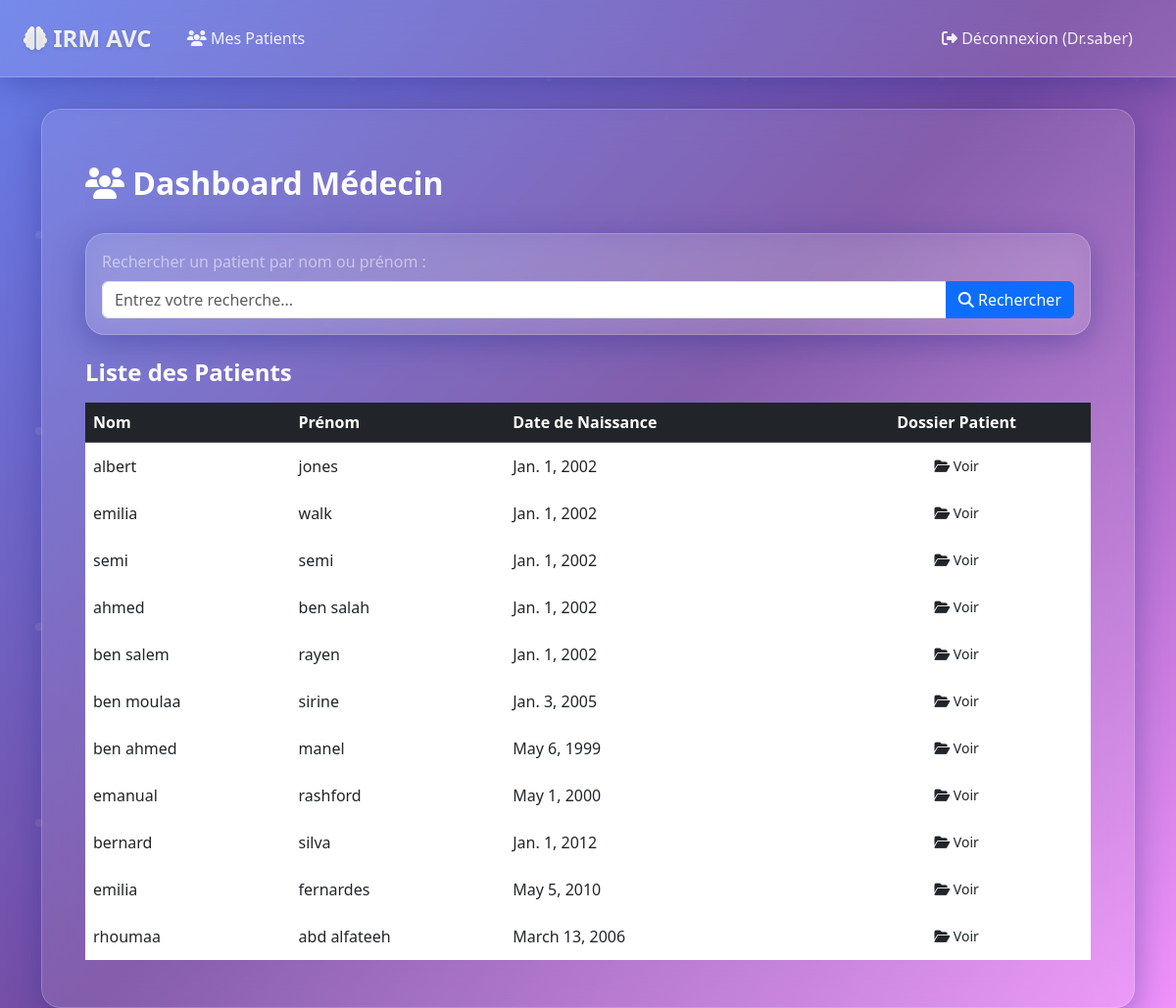
The page /medecin/dashboard/ (signed in) on the database its author committed.
### accounts/models.py (models this page shows, shortened)
class CustomUser(AbstractUser):
    ROLE_CHOICES = [
        ('superviseur', 'Superviseur'),
        ('medecin', 'Médecin'),
        ('radiologue', 'Radiologue'),
    ]
    role = models.CharField(
        max_length=20,
        choices=ROLE_CHOICES,
        default='medecin'
    )
    groups = models.ManyToManyField(
        'auth.Group',
        verbose_name='groups',
        blank=True,
        help_text='The groups this user belongs to.',
        related_name='customuser_set',
        related_query_name='user',
    )
    user_permissions = models.ManyToManyField(
        'auth.Permission',
        verbose_name='user permissions',
        blank=True,
        help_text='Specific permissions for this user.',
        related_name='customuser_set',
        related_query_name='user',
    )

### viewer/models.py (models this page shows, shortened)
class Patient(models.Model):
    nom = models.CharField(max_length=100)
    prenom = models.CharField(max_length=100)
    date_naissance = models.DateField()
    genre = models.CharField(max_length=10, choices=[('Homme', 'Homme'), ('Femme', 'Femme')])
    telephone = models.CharField(max_length=15, blank=True)
    adresse = models.TextField(blank=True)
    date_creation = models.DateTimeField(auto_now_add=True)

### viewer/views.py (the view)
# urls.py: path('medecin/dashboard/', medecin_dashboard, name='medecin_dashboard'),
@user_passes_test(lambda u: u.role == 'medecin')
def medecin_dashboard(request):
    query = request.GET.get('q')
    patients = Patient.objects.filter(Q(nom__icontains=query) | Q(prenom__icontains=query)) if query else Patient.objects.all()
    return render(request, 'medecin/dashboard.html', {'patients': patients})

### viewer/templates/medecin/dashboard.html
{% extends 'viewer/base.html' %}
{% block content %}
<div class="container mt-4">
    <div class="d-flex justify-content-between align-items-center mb-4">
        <h2 class="gradient-text"><i class="fas fa-users"></i> Dashboard Médecin</h2>
    </div>
    <div class="card card-body mb-4">
        <form method="get" action="{% url 'medecin_dashboard' %}">
            <p class="text-white-50 mb-2">Rechercher un patient par nom ou prénom :</p>
            <div class="input-group">
                <input type="text" name="q" class="form-control" placeholder="Entrez votre recherche..." value="{{ request.GET.q | default:'' }}">
                <button class="btn btn-primary" type="submit">
                    <i class="fas fa-search"></i> Rechercher
                </button>
            </div>
        </form>
    </div>
    <h4 class="gradient-text mb-3">Liste des Patients</h4>
    <div class="table-responsive">
        <table class="table table-hover">
            <thead class="table-dark">
                <tr>
                    <th scope="col">Nom</th>
                    <th scope="col">Prénom</th>
                    <th scope="col">Date de Naissance</th>
                    <th scope="col" class="text-center">Dossier Patient</th>
                </tr>
            </thead>
            <tbody>
                {% for patient in patients %}
                <tr>
                    <td>{{ patient.nom }}</td>
                    <td>{{ patient.prenom }}</td>
                    <td>{{ patient.date_naissance }}</td>
                    <td class="text-center">
                        <a href="{% url 'patient_detail' patient.id %}" class="btn btn-glass btn-sm">
                            <i class="fas fa-folder-open"></i> Voir
                        </a>
                    </td>
                </tr>
                {% empty %}
                <tr>
                    <td colspan="4" class="text-center py-4">
                        <p class="mb-0 text-white-50">Aucun patient trouvé.</p>
                    </td>
                </tr>
                {% endfor %}
            </tbody>
        </table>
    </div>
</div>
{% endblock %}

### viewer/templates/viewer/base.html (shortened to what this page needs)
<!DOCTYPE html>
<html lang="fr">
<head>
    <link href="https://cdn.jsdelivr.net/npm/bootstrap@5.3.0/dist/css/bootstrap.min.css" rel="stylesheet">
    <link href="https://cdnjs.cloudflare.com/ajax/libs/font-awesome/6.4.0/css/all.min.css" rel="stylesheet">
    <link rel="stylesheet" type="text/css" href="https://raw.githack.com/rii-mango/Papaya/master/release/current/standard/papaya.css" />
    <link rel="stylesheet" href="https://cdn.jsdelivr.net/npm/@recogito/annotorious@2.7.13/dist/annotorious.min.css">
</head>
<body>
    <nav class="navbar navbar-expand-lg navbar-dark">
        <div class="container-fluid px-4">
            <a class="navbar-brand" href="{% url 'login' %}"><i class="fas fa-brain"></i> IRM AVC</a>
            <div class="collapse navbar-collapse" id="navbarNav">
                <ul class="navbar-nav me-auto mb-2 mb-lg-0">
                    {% if user.is_authenticated and user.role == 'medecin' %}
                    <li class="nav-item"><a class="nav-link position-relative" href="{% url 'medecin_dashboard' %}"><i class="fas fa-users"></i> Mes Patients</a></li>
                    {% endif %}
                </ul>
                <ul class="navbar-nav">
                    {% if user.is_authenticated %}
                    <li class="nav-item"><a class="nav-link position-relative" href="{% url 'logout' %}"><i class="fas fa-sign-out-alt"></i> Déconnexion ({{ user.username }})</a></li>
                    {% else %}
                    <li class="nav-item"><a class="nav-link position-relative" href="{% url 'login' %}"><i class="fas fa-sign-in-alt"></i> Connexion</a></li>
                    {% endif %}
                </ul>
            </div>
        </div>
    </nav>
    <div class="container main-content">
        <div class="glass-container">
            {% block content %}{% endblock %}
        </div>
    </div>
</body>
</html>

### viewer/templates/viewer/base.html (style rules this page uses)
:root { --primary-gradient: linear-gradient(135deg, #667eea 0%, #764ba2 100%); --secondary-gradient: linear-gradient(135deg, #f093fb 0%, #f5576c 100%); --dark-gradient: linear-gradient(135deg, #2c3e50 0%, #34495e 100%); --glass-bg: rgba(255, 255, 255, 0.1); --glass-border: rgba(255, 255, 255, 0.2); --shadow: 0 8px 32px 0 rgba(31, 38, 135, 0.37); --text-gradient: linear-gradient(135deg, #667eea, #764ba2); }
* { margin: 0; padding: 0; box-sizing: border-box; }
body { background: linear-gradient(135deg, #667eea 0%, #764ba2 50%, #f093fb 100%); background-attachment: fixed; min-height: 100vh; font-family: 'Segoe UI', Tahoma, Geneva, Verdana, sans-serif; }
body::before { content: ''; position: fixed; top: 0; left: 0; width: 100%; height: 100%; background-size: 200px 200px; pointer-events: none; z-index: 0; }
.navbar { background: rgba(255, 255, 255, 0.1) !important; backdrop-filter: blur(20px); border-bottom: 1px solid rgba(255, 255, 255, 0.2); box-shadow: 0 8px 32px 0 rgba(31, 38, 135, 0.37); padding: 1rem 0; position: relative; z-index: 1000; }
.navbar-brand { font-weight: 700; font-size: 1.5rem; background: linear-gradient(135deg, #fff, #f8f9fa); -webkit-background-clip: text; -webkit-text-fill-color: transparent; text-shadow: 0 2px 4px rgba(0,0,0,0.1); transition: all 0.3s ease; }
.nav-link { color: rgba(255, 255, 255, 0.9) !important; font-weight: 500; padding: 0.5rem 1rem !important; border-radius: 25px; transition: all 0.3s ease; margin: 0 0.2rem; background: transparent; border: 1px solid transparent; }
.glass-container { background: rgba(255, 255, 255, 0.1); backdrop-filter: blur(20px); border-radius: 20px; border: 1px solid rgba(255, 255, 255, 0.2); box-shadow: 0 8px 32px 0 rgba(31, 38, 135, 0.37); margin-top: 2rem; padding: 2rem; position: relative; z-index: 100; }
.gradient-text { background: linear-gradient(135deg, #fff, #f8f9fa); -webkit-background-clip: text; -webkit-text-fill-color: transparent; font-weight: 700; }
.card { background: rgba(255, 255, 255, 0.1); backdrop-filter: blur(15px); border: 1px solid rgba(255, 255, 255, 0.2); border-radius: 20px; box-shadow: 0 8px 32px 0 rgba(31, 38, 135, 0.37); transition: all 0.3s ease; }
.table { color: #e9ecef; }
.table td, .table th { border-color: rgba(255, 255, 255, 0.2) !important; vertical-align: middle; }
.table .btn { transition: all 0.2s ease-in-out; }

### rows shown on the page
CustomUser: username "Dr.saber"
Patient: nom "albert", prenom "jones", date_naissance "Jan. 1, 2002"
Patient: nom "emilia", prenom "walk", date_naissance "Jan. 1, 2002"
Patient: nom "semi", prenom "semi", date_naissance "Jan. 1, 2002"
Patient: nom "ahmed", prenom "ben salah", date_naissance "Jan. 1, 2002"
Patient: nom "ben salem", prenom "rayen", date_naissance "Jan. 1, 2002"
Patient: nom "ben moulaa", prenom "sirine", date_naissance "Jan. 3, 2005"
Patient: nom "ben ahmed", prenom "manel", date_naissance "May 6, 1999"
Patient: nom "emanual", prenom "rashford", date_naissance "May 1, 2000"
Patient: nom "bernard", prenom "silva", date_naissance "Jan. 1, 2012"
Patient: nom "emilia", prenom "fernardes", date_naissance "May 5, 2010"
Patient: nom "rhoumaa", prenom "abd alfateeh", date_naissance "March 13, 2006"
